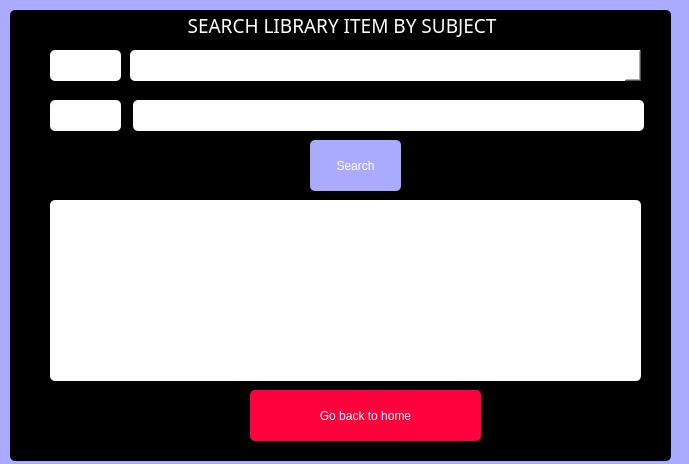
<?xml version="1.0" encoding="UTF-8"?>
<ui version="4.0">
 <class>SearchBySubject</class>
 <widget class="QDialog" name="SearchBySubject">
  <property name="geometry">
   <rect>
    <x>0</x>
    <y>0</y>
    <width>689</width>
    <height>464</height>
   </rect>
  </property>
  <property name="windowTitle">
   <string>Dialog</string>
  </property>
  <property name="styleSheet">
   <string notr="true">font: 75 14pt &quot;Rockwell&quot;;
color: rgbrgbrgb(255, 255, 255);
background-color: rgb(170, 170, 255);
border-radius: 5px;</string>
  </property>
  <widget class="QGroupBox" name="groupBox">
   <property name="geometry">
    <rect>
     <x>10</x>
     <y>10</y>
     <width>661</width>
     <height>451</height>
    </rect>
   </property>
   <property name="font">
    <font>
     <family>Rockwell</family>
     <pointsize>14</pointsize>
     <weight>9</weight>
     <italic>false</italic>
     <bold>false</bold>
    </font>
   </property>
   <property name="styleSheet">
    <string notr="true">font: 75 14pt &quot;Rockwell&quot;;
color: rgb(255, 255, 255);
background-color: rgb(0, 0, 0);
border-radius: 5px;</string>
   </property>
   <property name="title">
    <string>SEARCH LIBRARY ITEM BY SUBJECT</string>
   </property>
   <property name="alignment">
    <set>Qt::AlignCenter</set>
   </property>
   <widget class="QComboBox" name="comboBox">
    <property name="geometry">
     <rect>
      <x>120</x>
      <y>40</y>
      <width>511</width>
      <height>31</height>
     </rect>
    </property>
    <property name="styleSheet">
     <string notr="true">font: 75 14pt &quot;Rockwell&quot;;
color:rgbrgb(0, 0, 0);
background-color: rgb(255, 255, 255);
border-radius: 5px;</string>
    </property>
   </widget>
   <widget class="QLabel" name="label">
    <property name="geometry">
     <rect>
      <x>40</x>
      <y>40</y>
      <width>71</width>
      <height>31</height>
     </rect>
    </property>
    <property name="styleSheet">
     <string notr="true">font: 75 14pt &quot;Rockwell&quot;;
color:rgbrgb(0, 0, 0);
background-color: rgb(255, 255, 255);
border-radius: 5px;</string>
    </property>
    <property name="text">
     <string>Type</string>
    </property>
   </widget>
   <widget class="QLabel" name="label_4">
    <property name="geometry">
     <rect>
      <x>40</x>
      <y>90</y>
      <width>71</width>
      <height>31</height>
     </rect>
    </property>
    <property name="styleSheet">
     <string notr="true">font: 75 14pt &quot;Rockwell&quot;;
color:rgbrgb(0, 0, 0);
background-color: rgb(255, 255, 255);
border-radius: 5px;</string>
    </property>
    <property name="text">
     <string>Subject</string>
    </property>
   </widget>
   <widget class="QTableView" name="tableView">
    <property name="geometry">
     <rect>
      <x>40</x>
      <y>190</y>
      <width>591</width>
      <height>181</height>
     </rect>
    </property>
    <property name="styleSheet">
     <string notr="true">font: 75 14pt &quot;Rockwell&quot;;
color:rgbrgb(0, 0, 0);
background-color: rgb(255, 255, 255);
border-radius: 5px;</string>
    </property>
   </widget>
   <widget class="QPushButton" name="pushButton">
    <property name="geometry">
     <rect>
      <x>300</x>
      <y>130</y>
      <width>91</width>
      <height>51</height>
     </rect>
    </property>
    <property name="styleSheet">
     <string notr="true">font: 75 14pt &quot;Rockwell&quot;;
color: rgbrgbrgb(255, 255, 255);
background-color: rgb(170, 170, 255);
border-radius: 5px;</string>
    </property>
    <property name="text">
     <string>Search</string>
    </property>
   </widget>
   <widget class="QPushButton" name="pushButton_2">
    <property name="geometry">
     <rect>
      <x>240</x>
      <y>380</y>
      <width>231</width>
      <height>51</height>
     </rect>
    </property>
    <property name="styleSheet">
     <string notr="true">font: 75 14pt &quot;Rockwell&quot;;
color: rgbrgbrgb(255, 255, 255);
background-color:rgb(255, 2, 61);
border-radius: 5px;</string>
    </property>
    <property name="text">
     <string>Go back to home</string>
    </property>
   </widget>
   <widget class="QTextEdit" name="textEdit">
    <property name="geometry">
     <rect>
      <x>123</x>
      <y>90</y>
      <width>511</width>
      <height>31</height>
     </rect>
    </property>
    <property name="styleSheet">
     <string notr="true">font: 75 14pt &quot;Rockwell&quot;;
color:rgbrgb(0, 0, 0);
background-color: rgb(255, 255, 255);
border-radius: 5px;</string>
    </property>
   </widget>
  </widget>
 </widget>
 <resources/>
 <connections/>
</ui>
